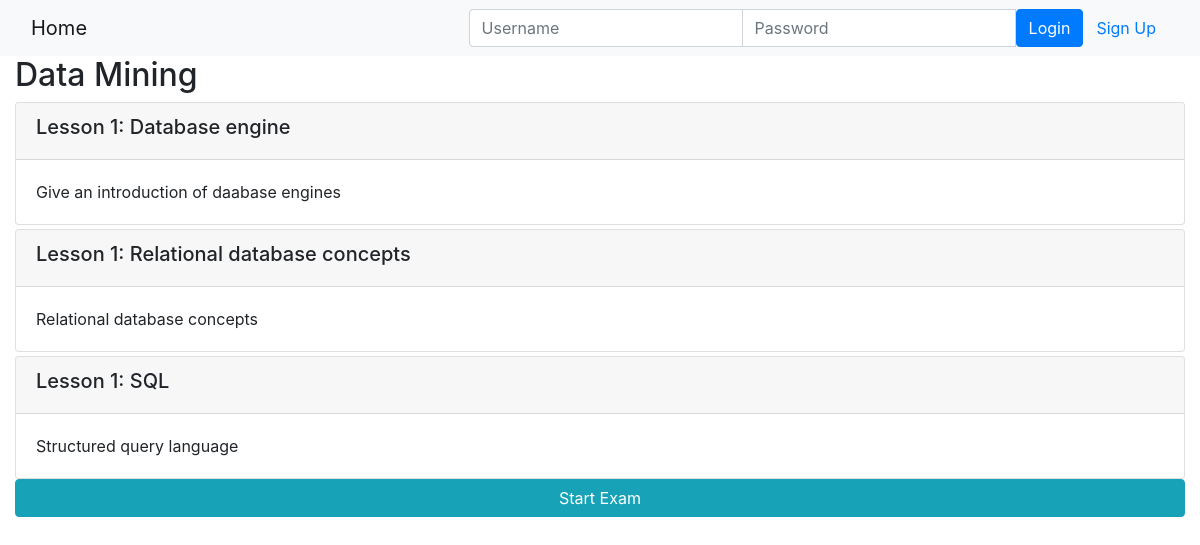
Page /onlinecourse/1/ on the committed database.
### onlinecourse/models.py (models this page shows, shortened)
class Course(models.Model):
    name = models.CharField(null=False, max_length=30, default='online course')
    image = models.ImageField(upload_to='course_images/')
    description = models.CharField(max_length=1000)
    pub_date = models.DateField(null=True)
    instructors = models.ManyToManyField(Instructor)
    users = models.ManyToManyField(settings.AUTH_USER_MODEL, through='Enrollment')
    total_enrollment = models.IntegerField(default=0)
    is_enrolled = False

class Lesson(models.Model):
    title = models.CharField(max_length=200, default="title")
    order = models.IntegerField(default=0)
    course = models.ForeignKey(Course, on_delete=models.CASCADE)
    content = models.TextField()

### onlinecourse/views.py (the view)
# urls.py: path('<int:pk>/', views.CourseDetailView.as_view(), name='course_details'),
class CourseDetailView(generic.DetailView):
    model = Course
    template_name = 'onlinecourse/course_detail_bootstrap.html'

### onlinecourse/templates/onlinecourse/course_detail_bootstrap.html (shortened to what this page needs)
<!DOCTYPE html>
<html lang="en">
<head>
     {% load static %}
    <link rel="stylesheet" href="https://maxcdn.bootstrapcdn.com/bootstrap/4.5.2/css/bootstrap.min.css">
</head>
<body>
    <nav class="navbar navbar-light bg-light">
        <div class="container-fluid">
            <div class="navbar-header">
                  <a class="navbar-brand" href="{% url 'onlinecourse:index' %}">Home</a>
            </div>
            <ul class="nav navbar-nav navbar-right">
                {% if user.is_authenticated %}
                <li>
                    <a class="btn btn-link" href="#">{{ user.first_name }}({{ user.username }})</a>
                    <a class="btn btn-link" href="{% url 'onlinecourse:logout' %}">Logout</a>
                </li>
                {% else %}
                <li>
                    <form class="form-inline" action="{% url 'onlinecourse:login' %}" method="post">
                        <div class="input-group">
                            <input type="text" class="form-control" placeholder="Username" name="username" >
                            <input type="password" class="form-control" placeholder="Password" name="psw" >
                            <button class="btn btn-primary" type="submit">Login</button>
                            <a class="btn btn-link" href="{% url 'onlinecourse:registration' %}">Sign Up</a>
                        </div>
                    </form>
                </li>
                {% endif %}
            </ul>
        </div>
    </nav>
    <div class="container-fluid">
            <h2>{{ course.name }}</h2>
            <div class="card-columns-vertical">
                {% for lesson in course.lesson_set.all %}
                    <div class="card mt-1">
                        <div class="card-header"><h5>Lesson {{lesson.order|add:1}}: {{lesson.title}}</h5></div>
                        <div class="card-body">{{lesson.content}}</div>
                    </div>
                {% endfor %}
            </div>
            <button data-toggle="collapse" data-target="#exam"
                 class="btn btn-info" role="button" style="width:100%">
                Start Exam</button>
    </div>
</body>
</html>

### rows in the picture
Course: name "Data Mining"
Lesson: order|add "1", title "Database engine", content "Give an introduction of daabase engines"
Lesson: order|add "1", title "Relational database concepts", content "Relational database concepts"
Lesson: order|add "1", title "SQL", content "Structured query language"
